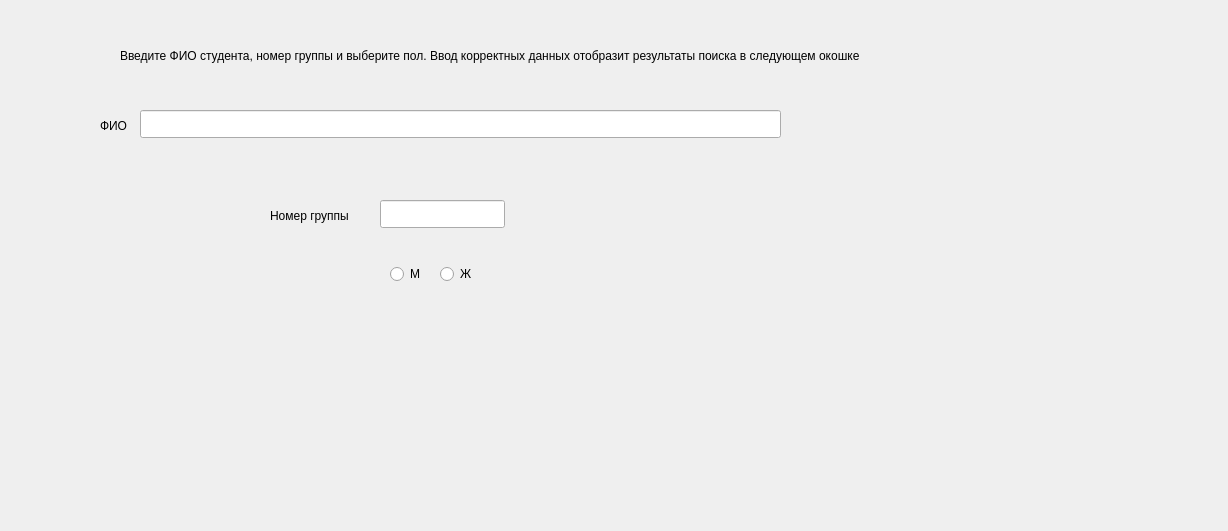
<?xml version="1.0" encoding="UTF-8"?>
<ui version="4.0">
 <class>Search</class>
 <widget class="QWidget" name="Search">
  <property name="geometry">
   <rect>
    <x>0</x>
    <y>0</y>
    <width>1228</width>
    <height>531</height>
   </rect>
  </property>
  <property name="windowTitle">
   <string>Form</string>
  </property>
  <widget class="QLineEdit" name="Group_String">
   <property name="geometry">
    <rect>
     <x>380</x>
     <y>200</y>
     <width>125</width>
     <height>28</height>
    </rect>
   </property>
  </widget>
  <widget class="QLineEdit" name="FIO_String">
   <property name="geometry">
    <rect>
     <x>140</x>
     <y>110</y>
     <width>641</width>
     <height>28</height>
    </rect>
   </property>
  </widget>
  <widget class="QLabel" name="label">
   <property name="geometry">
    <rect>
     <x>100</x>
     <y>100</y>
     <width>41</width>
     <height>51</height>
    </rect>
   </property>
   <property name="text">
    <string>ФИО</string>
   </property>
  </widget>
  <widget class="QLabel" name="label_2">
   <property name="geometry">
    <rect>
     <x>270</x>
     <y>200</y>
     <width>111</width>
     <height>31</height>
    </rect>
   </property>
   <property name="text">
    <string>Номер группы</string>
   </property>
  </widget>
  <widget class="QWidget" name="layoutWidget">
   <property name="geometry">
    <rect>
     <x>390</x>
     <y>260</y>
     <width>93</width>
     <height>28</height>
    </rect>
   </property>
   <layout class="QGridLayout" name="gridLayout">
    <item row="0" column="0">
     <widget class="QRadioButton" name="isMen">
      <property name="text">
       <string>М</string>
      </property>
     </widget>
    </item>
    <item row="0" column="1">
     <widget class="QRadioButton" name="isWomen">
      <property name="text">
       <string>Ж</string>
      </property>
     </widget>
    </item>
   </layout>
  </widget>
  <widget class="QLabel" name="label_3">
   <property name="geometry">
    <rect>
     <x>120</x>
     <y>20</y>
     <width>931</width>
     <height>71</height>
    </rect>
   </property>
   <property name="text">
    <string>Введите ФИО студента, номер группы и выберите пол. Ввод корректных данных отобразит результаты поиска в следующем окошке</string>
   </property>
  </widget>
 </widget>
 <resources/>
 <connections/>
</ui>
